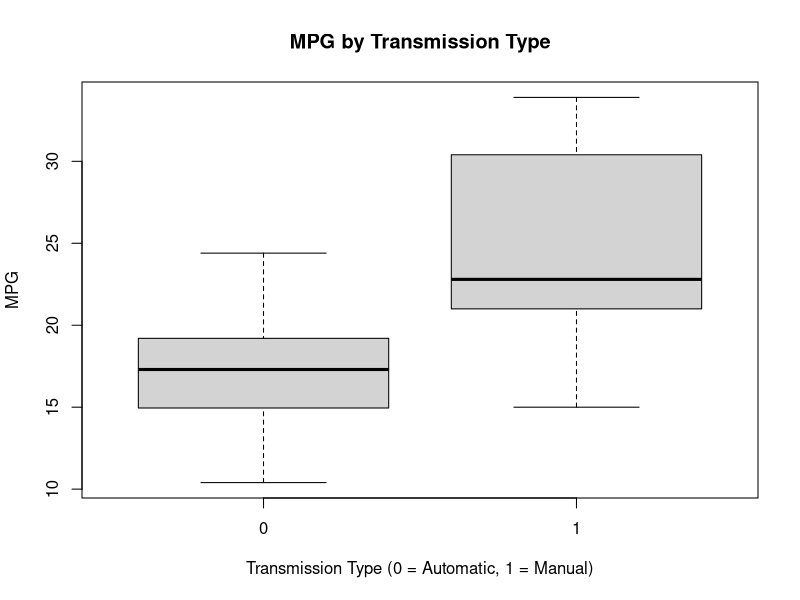
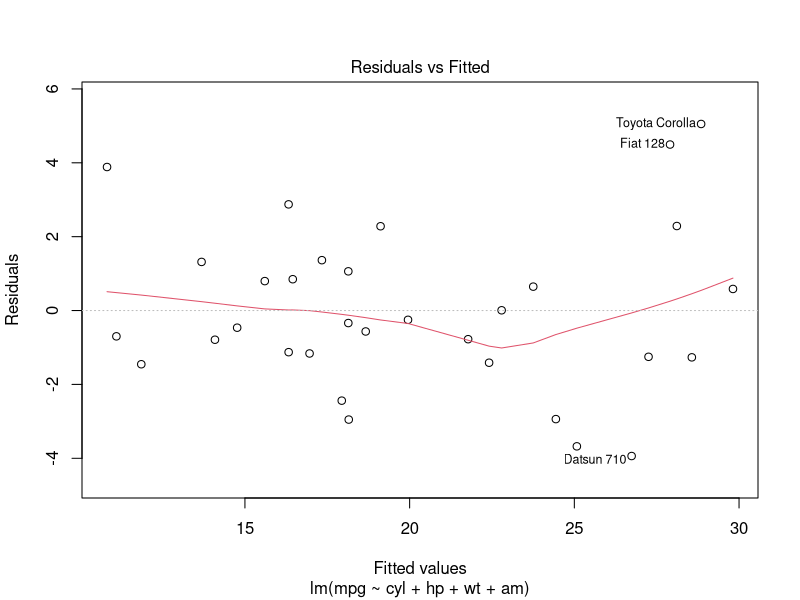
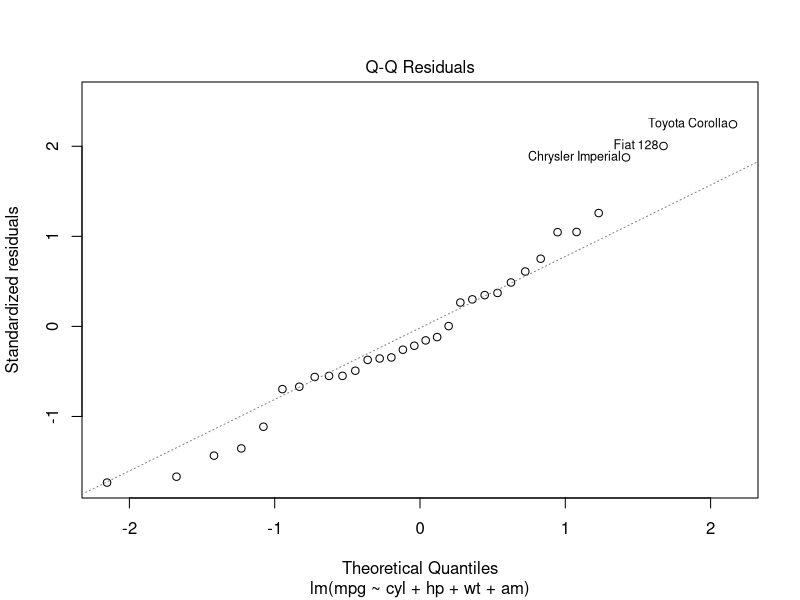
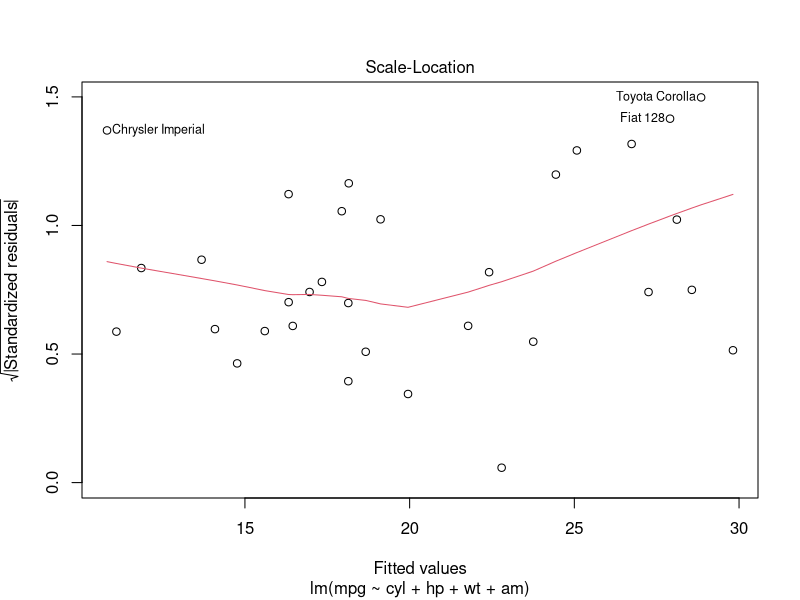
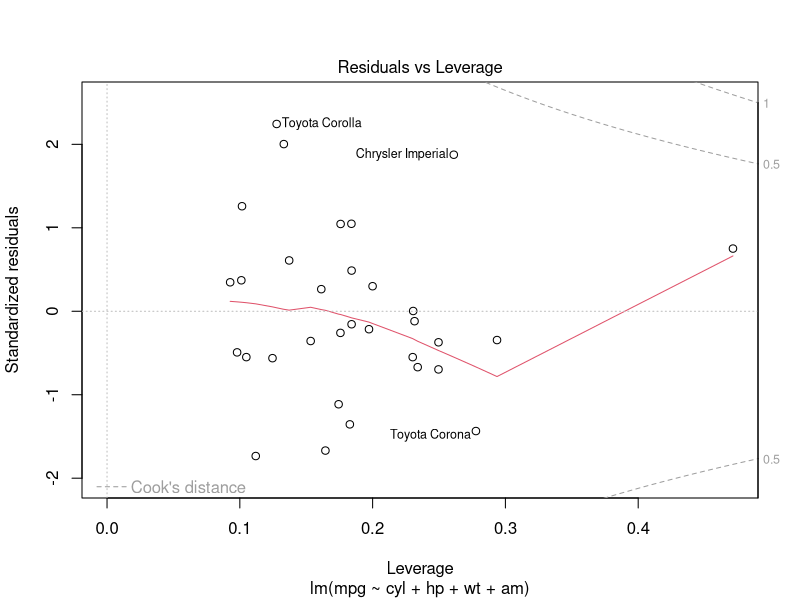

These charts were generated, in order, by the following R code:
## ---- chunk 1
library(ggplot2)
data(mtcars)
head(mtcars, n=3)
dim(mtcars)
mtcars$cyl <- as.factor(mtcars$cyl)
mtcars$vs <- as.factor(mtcars$vs)
mtcars$am <- factor(mtcars$am)
mtcars$gear <- factor(mtcars$gear)
mtcars$carb <- factor(mtcars$carb)
attach(mtcars)
## ---- chunk 2
  boxplot(mpg ~ am, 
          xlab="Transmission Type (0 = Automatic, 1 = Manual)", 
          ylab="MPG",
          main="MPG by Transmission Type")
## ---- chunk 3
testResults <- t.test(mpg ~ am)
testResults$p.value
## ---- chunk 4
testResults$estimate
## ---- chunk 5
fullModelFit <- lm(mpg ~ ., data = mtcars)
summary(fullModelFit)  # results hidden
summary(fullModelFit)$coeff  # results hidden
## ---- chunk 6
stepFit <- step(fullModelFit)
summary(stepFit) # results hidden
summary(stepFit)$coeff # results hidden
## ---- chunk 7
par(mfrcol = c(2, 2))
plot(stepFit)
## ---- chunk 8
sum((abs(dfbetas(stepFit)))>1)
